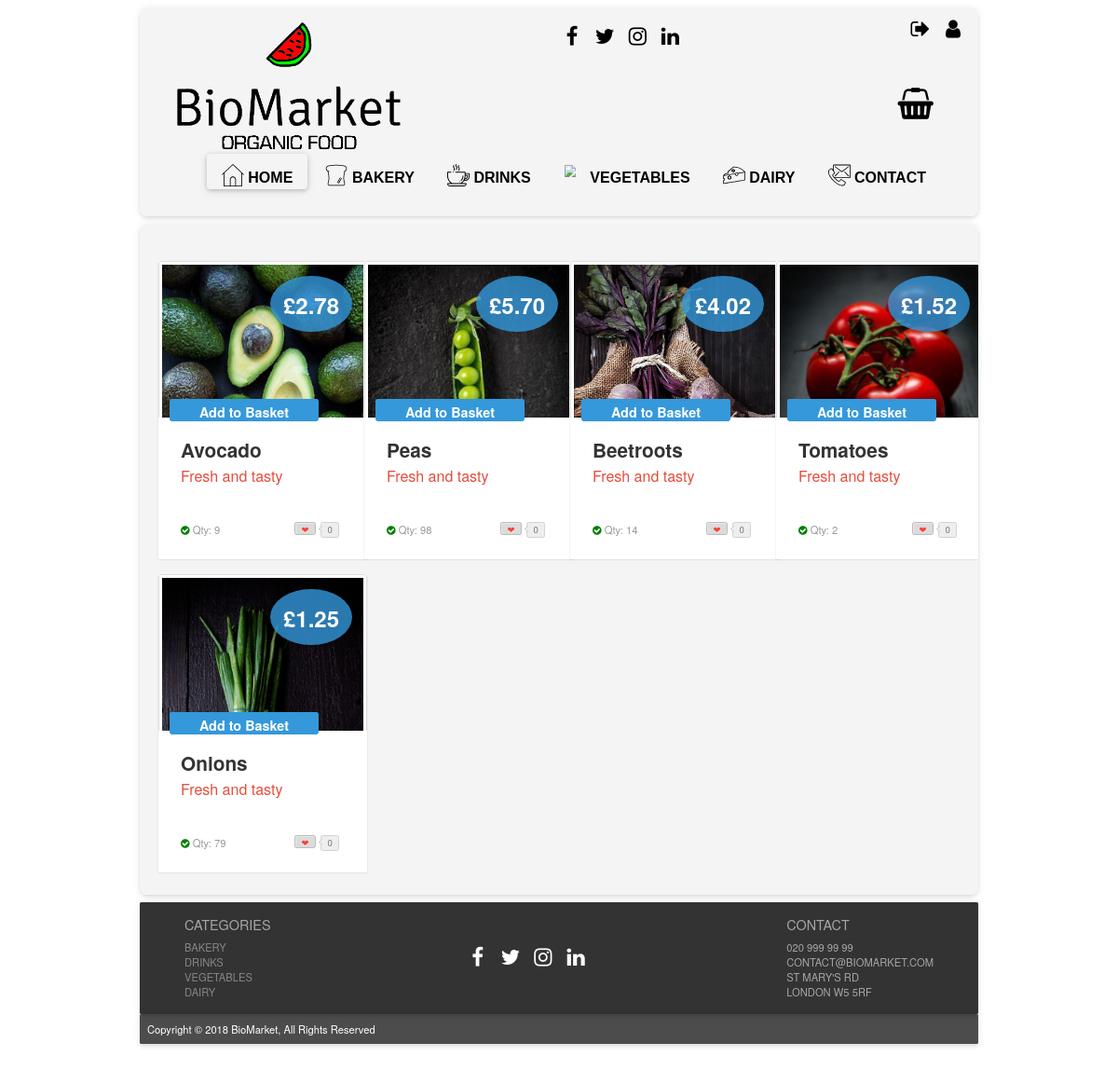
Screenshot of /?page=products_vegetables (signed in) with the database file from the repository.
### tables this page shows
CREATE TABLE IF NOT EXISTS `products` (
  `prod_id` int(11) NOT NULL AUTO_INCREMENT,
  `prod_name` varchar(50) NOT NULL,
  `price` decimal(5,2) NOT NULL,
  `sup_id` int(11) NOT NULL,
  `prod_dsc` varchar(230) NOT NULL,
  `prod_img` text NOT NULL,
  `cat_id` int(11) NOT NULL,
  `sto_qty` int(8) NOT NULL,
  PRIMARY KEY (`prod_id`),
  KEY `sup_id` (`sup_id`),
  KEY `cat_id` (`cat_id`)
);

### index.php (called while the page is built, shortened)
<?php
include "php/config.php";
$page = "home";
if (isset($_GET["page"])) {
    $page = basename($_GET["page"]);
}
if (file_exists("php/".$page.".php")) {
    include "php/".$page.".php";
}
include "layout.php";

### php/config.php (called while the page is built, shortened)
<?php
function is_logged_in()
{
    return isset($_SESSION["logged_in"]) && ($_SESSION["logged_in"] == true);
}
function get_user_level()
{
    $level = "VISITOR";
    if (is_logged_in())
    {
        $level = $_SESSION["users"]["lvl"];
    }
    return $level;
}

### php/products_vegetables.php (the view, shortened to what this page needs)
<!DOCTYPE html>
<html lang="en">
    <?php
    $userlevel = get_user_level();
    ?>
    <head>
        <link rel="stylesheet prefetch" href="css/__codepen_io_andytran_pen.css">
        <link rel="stylesheet" href="css/stylelogin.css">
        <link rel="stylesheet" href="css/product_card_style.css">
    </head>
    <body>
        <section class="category-section">
            <div class="container">
                <div class="row">
                    <?php
                    $search = "SELECT * FROM products WHERE cat_id = '3' ORDER BY prod_id ASC";
                    $result = mysqli_query($mysqli, $search);
                    while ($row = mysqli_fetch_assoc($result)) {
                        if (!$row["sto_qty"] <= 0) {
                            if ($userlevel == "MEMBER") {
                                ?>
                                <div class="col-lg-3 col-sm-6 col-xs-12" ><a href="#"></a>
                                    <div class="post-module">
                                        <div class="thumbnail">
                                            <div class="price">
                                                <div class="deal">&pound<?php echo $row["price"] ?></div>
                                            </div><img alt="product example" src="<?php echo $row["prod_img"] ?>">
                                        </div>
                                        <div class="post-content">
                                            <div class="category">
                                                <?php
                                                print '<div class="toCard"><a href="?page=product_page&prod_id=' . $row["prod_id"] . '&action=add_to_basket">Add to Basket</a>
                    </div> ';
                                                ?>
                                            </div>
                                            <h1 class="title"><?php echo $row["prod_name"] ?></h1>
                                            <h2 class="sub_title">Fresh and tasty</h2>
                                            <p class="description"><?php echo $row["prod_dsc"] ?>
                                            <div class="post-meta">
                                                <span class="showStock"><i class="fa fa-check-circle"></i>
                                                    <a>Qty: <?php echo $row["sto_qty"] ?></a></span><a href="#" title="Love it" class="btn btn-counter" data-count="0"><span>&#x2764;</span></a></div>
                                        </div>
                                    </div>
                                </div>
                                <?php
                            }
                        }
                    }
                    ?>
                </div>
            </div>
        </section>
    </body>
</html>

### css/style.css (style rules this page uses)
html { font-family: 'Helvetica', 'Arial', 'sans-serif'; }
* { margin: 0; padding: 0; border: 0; font-size: 100%; font: inherit; vertical-align: baseline; }
body { zoom: 0.8; -moz-transform: scale(1); -moz-transform: zoom(0.8); -moz-transform-origin: 50 50; max-width: 75%; margin: 0 auto; }
a:link { color: black; text-decoration: none; }
.footer-section { color: #fff; max-width: 1500px; height: 150px; margin: auto; background-color: rgb(0, 0, 0, 0.8); margin-top: 10px; padding: 10px; box-shadow: 0 2px 4px -1px rgba(0, 0, 0, 0.06), 0 4px 5px 0 rgba(0, 0, 0, 0.06), 0 1px 10px 0 rgba(0, 0, 0, 0.08); border-radius: 2px; position: relative; overflow: hidden; }
.post-footer { color: #fff; max-width: 1500px; height: 40px; margin: auto; background-color: rgb(0, 0, 0, 0.7); margin-top: 0px; padding: 10px; box-shadow: 0 2px 4px -1px rgba(0, 0, 0, 0.06), 0 4px 5px 0 rgba(0, 0, 0, 0.06), 0 1px 10px 0 rgba(0, 0, 0, 0.08); border-radius: 2px; position: relative; overflow: hidden; }
.footer-cat { color: #a6a6a6; text-transform: uppercase; float: left; margin-left: 50px; }
.footer-cat ul { list-style-type: none; }
.footer-cat ul > li a:visited, .footer-cat ul > li a:link { color: #878787; }
.footer-contact { color: #a6a6a6; float: right; margin-right: 50px; text-transform: uppercase; }
.footer-contact ul { list-style-type: none; }
.social-link-footer { text-align: center; Margin-top: 50px; }
.social-link-footer li { display: inline-block; vertical-align: central; margin-right: 5px; }
.social-link-footer li a { width: 35px; height: 35px; text-align: center; line-height: 35px; border-width: 0px; display: block; color: #fff; -webkit-transition: all .2s ease; -moz-transition: all .2s ease; -o-transition: all .2s ease; transition: all .2s ease; }
.category-section { max-width: 1500px; margin: auto; background-color: rgb(242, 242, 242, 0.8); margin-top: 10px; padding: 10px; box-shadow: 0 2px 4px -1px rgba(0, 0, 0, 0.06), 0 4px 5px 0 rgba(0, 0, 0, 0.06), 0 1px 10px 0 rgba(0, 0, 0, 0.08); border-radius: 10px; position: relative; overflow: hidden; }

### rows the page displays
products: price "2.78", prod_name "Avocado", sto_qty "9"
products: price "5.70", prod_name "Peas", sto_qty "98"
products: price "4.02", prod_name "Beetroots", sto_qty "14"
products: price "1.52", prod_name "Tomatoes", sto_qty "2"
products: price "1.25", prod_name "Onions", sto_qty "79"
